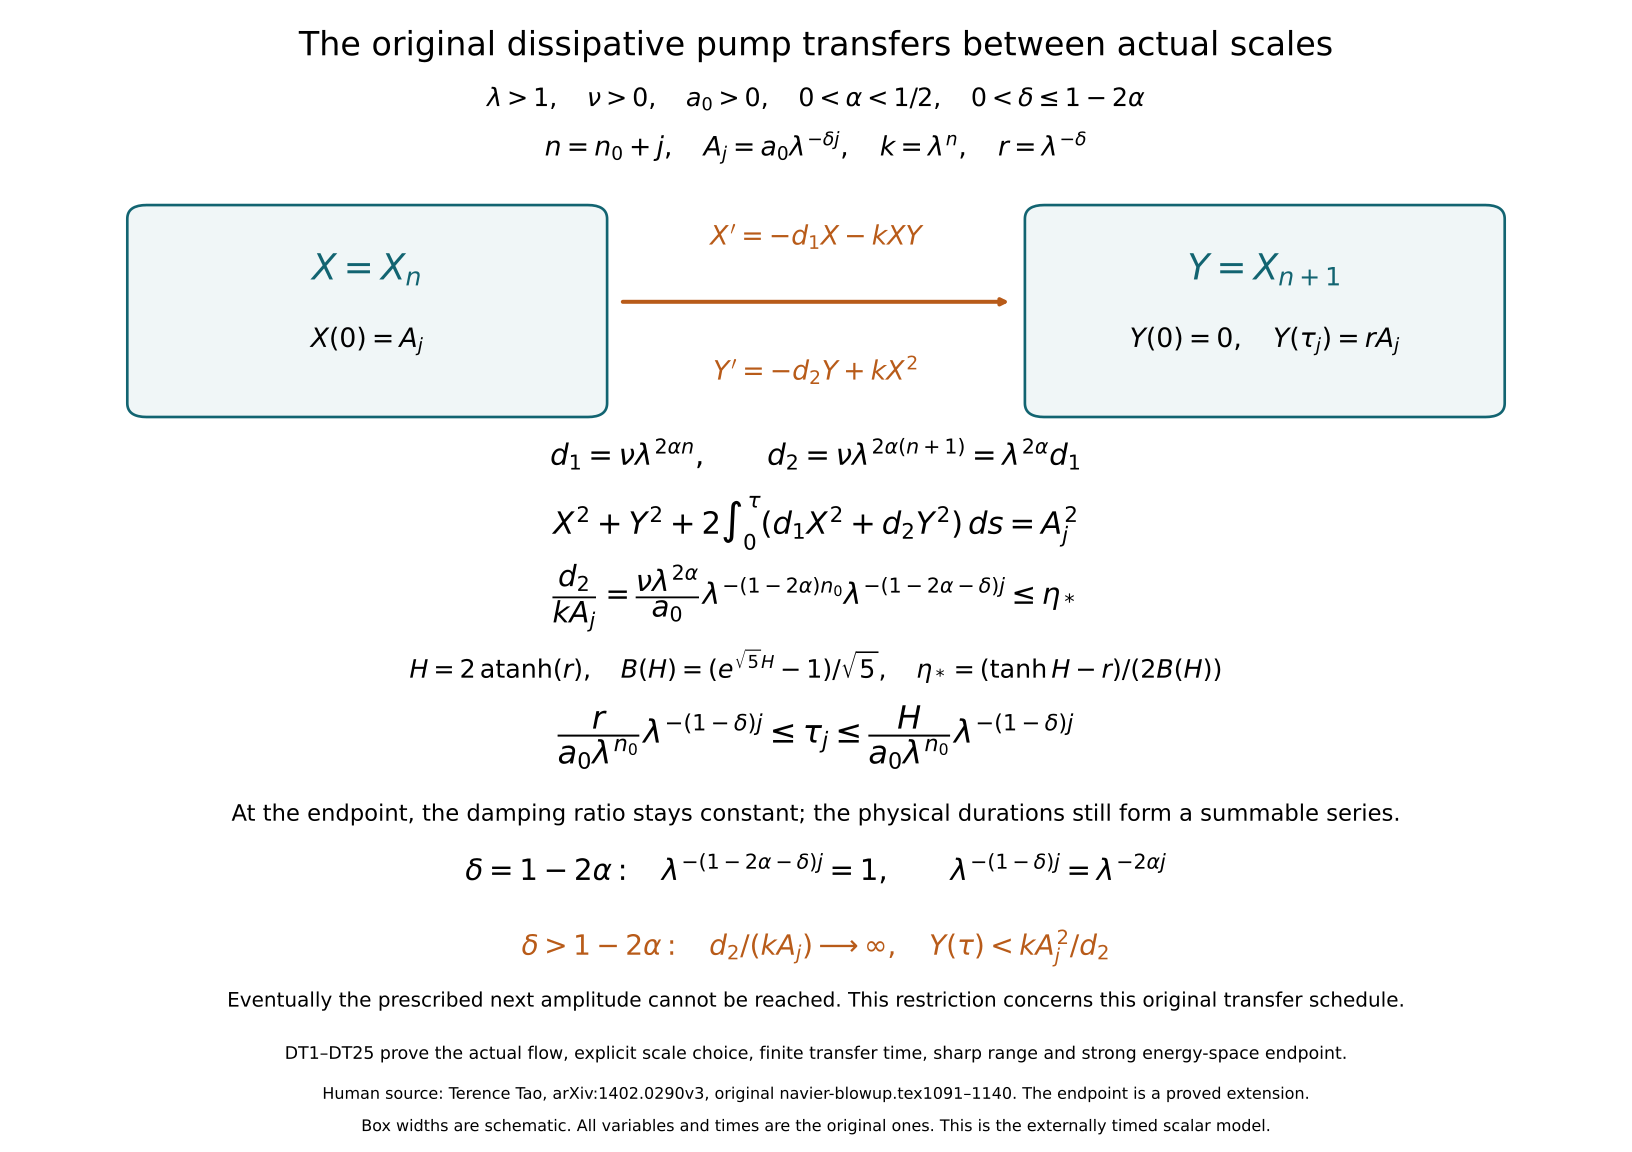

Write the Python code that produced this figure.
"""Exact original stage, energy and physical-time bounds; schematic geometry."""
from pathlib import Path
import matplotlib
matplotlib.use('Agg')
import matplotlib.pyplot as plt
from matplotlib.patches import FancyBboxPatch
OUT=Path(__file__).resolve().parent
fig=plt.figure(figsize=(17,12),facecolor='white')
ax=fig.add_axes([0,0,1,1]);ax.set_axis_off()
teal='#126471';orange='#b85b19'
def txt(x,y,t,size=19,**kw):ax.text(x,y,t,ha='center',va='center',fontsize=size,**kw)
txt(.5,.96,'The original dissipative pump transfers between actual scales',25)
txt(.5,.914,r'$\lambda>1,\quad \nu>0,\quad a_0>0,\quad 0<\alpha<1/2,\quad 0<\delta\leq1-2\alpha$',19)
txt(.5,.872,r'$n=n_0+j,\quad A_j=a_0\lambda^{-\delta j},\quad k=\lambda^n,\quad r=\lambda^{-\delta}$',20)
for x,title,initial in [(.09,r'$X=X_n$',r'$X(0)=A_j$'),(.64,r'$Y=X_{n+1}$',r'$Y(0)=0,\quad Y(\tau_j)=rA_j$')]:
    ax.add_patch(FancyBboxPatch((x,.65),.27,.16,boxstyle='round,pad=0.012',facecolor='#f0f6f7',edgecolor=teal,lw=2))
    txt(x+.135,.766,title,27,color=teal);txt(x+.135,.704,initial,20)
ax.annotate('',xy=(.62,.738),xytext=(.38,.738),arrowprops=dict(arrowstyle='-|>',lw=3,color=orange))
txt(.5,.794,r'$X^\prime=-d_1X-kXY$',20,color=orange)
txt(.5,.678,r'$Y^\prime=-d_2Y+kX^2$',20,color=orange)
txt(.5,.605,r'$d_1=\nu\lambda^{2\alpha n},\qquad d_2=\nu\lambda^{2\alpha(n+1)}=\lambda^{2\alpha}d_1$',22)
txt(.5,.546,r'$X^2+Y^2+2\int_0^\tau(d_1X^2+d_2Y^2)\,ds=A_j^2$',23)
txt(.5,.481,r'$\dfrac{d_2}{kA_j}=\dfrac{\nu\lambda^{2\alpha}}{a_0}\lambda^{-(1-2\alpha)n_0}\lambda^{-(1-2\alpha-\delta)j}\leq\eta_*$',22)
txt(.5,.422,r'$H=2\,\mathrm{atanh}(r),\quad B(H)=(e^{\sqrt{5}H}-1)/\sqrt{5},\quad \eta_*=(\tanh H-r)/(2B(H))$',19)
txt(.5,.36,r'$\dfrac{r}{a_0\lambda^{n_0}}\lambda^{-(1-\delta)j}\leq\tau_j\leq\dfrac{H}{a_0\lambda^{n_0}}\lambda^{-(1-\delta)j}$',24)
txt(.5,.293,'At the endpoint, the damping ratio stays constant; the physical durations still form a summable series.',17)
txt(.5,.244,r'$\delta=1-2\alpha:\quad \lambda^{-(1-2\alpha-\delta)j}=1,\qquad \lambda^{-(1-\delta)j}=\lambda^{-2\alpha j}$',22)
txt(.5,.177,r'$\delta>1-2\alpha:\quad d_2/(kA_j)\longrightarrow\infty,\quad Y(\tau)<kA_j^2/d_2$',21,color=orange)
txt(.5,.131,'Eventually the prescribed next amplitude cannot be reached. This restriction concerns this original transfer schedule.',15)
txt(.5,.085,'DT1–DT25 prove the actual flow, explicit scale choice, finite transfer time, sharp range and strong energy-space endpoint.',13)
txt(.5,.05,'Human source: Terence Tao, arXiv:1402.0290v3, original navier-blowup.tex1091–1140. The endpoint is a proved extension.',12)
txt(.5,.022,'Box widths are schematic. All variables and times are the original ones. This is the externally timed scalar model.',12)
for ext in ['png','svg']:fig.savefig(OUT/f'original-dissipative-scale-transfer.{ext}',dpi=150)
plt.close(fig)
